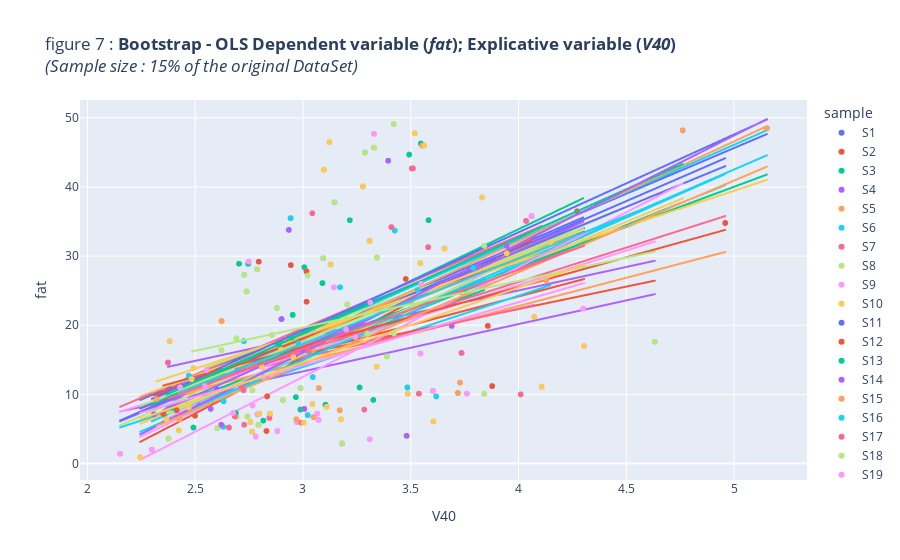

Notebook cell for this chart:
### Markdown cell above
We then generate $50$ bootstrap samples, for each of the samples we fit a regression model and plot the $50$ estimated regression lines in the same
plot.

### Code cell
# Generating bootstrap samples
size_bootstrap = math.floor(0.15 * df_bootstrap.shape[0])
arr_plot = []
for i in range(1, 51):
    df_loop = df_bootstrap.sample(n=size_bootstrap, replace=True)
    df_loop["sample"] = "S" + str(i)
    arr_loop = df_loop.to_numpy().tolist()
    arr_plot = arr_plot + arr_loop
arr_plot
df_7 = pd.DataFrame(arr_plot, columns=["V40", "fat", "sample"])

# Displaying figure
fig_7 = px.scatter(
    df_7,
    x="V40",
    y="fat",
    trendline="ols",
    color="sample",
    title="figure 7 : <b>Bootstrap - OLS Dependent variable (<i>fat</i>); Explicative variable (<i>V40</i>)</b><br><i>(Sample size : 15% of the original DataSet)</i>",
)
fig_7.show()
